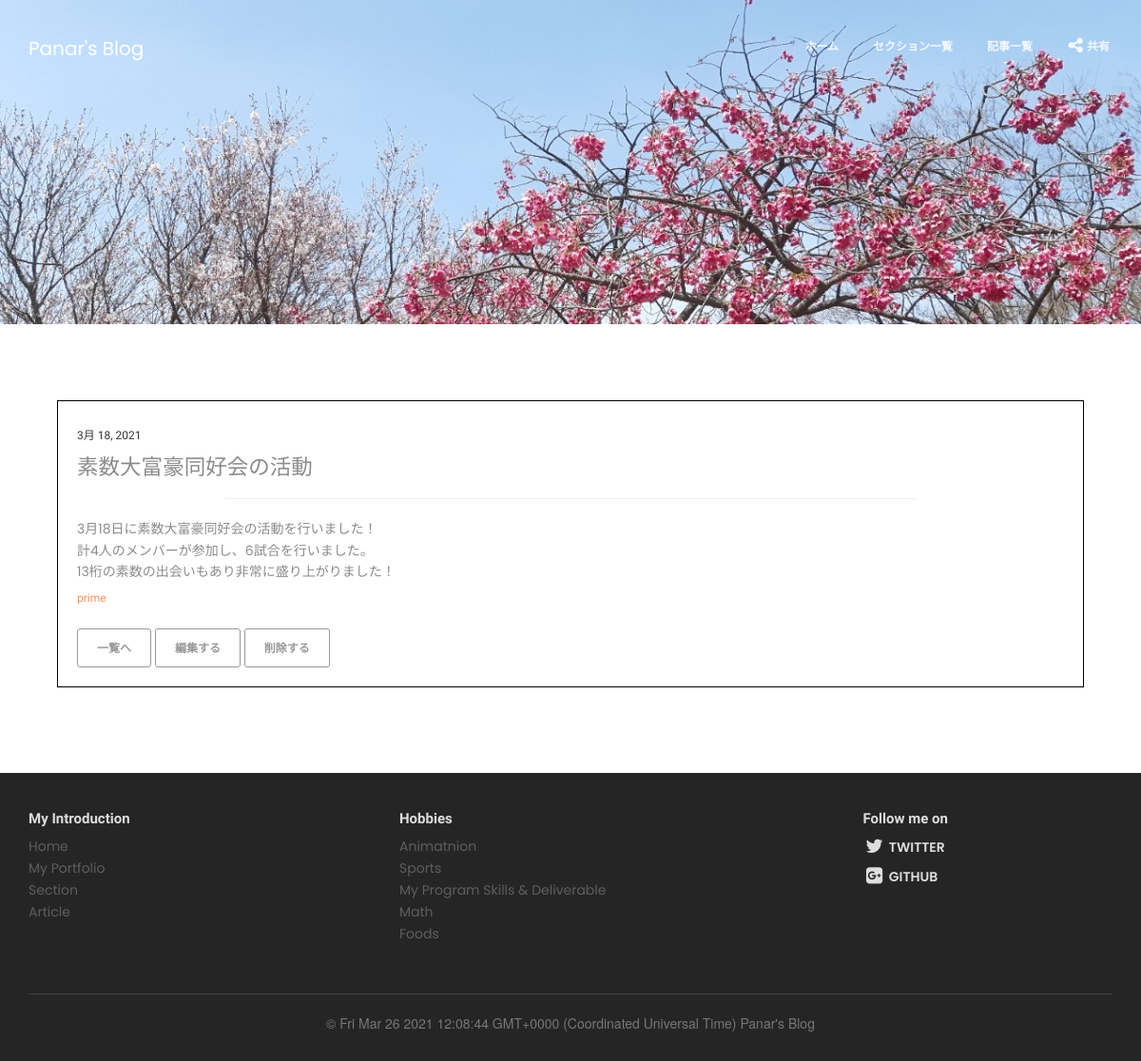
/detail/1, run on the app's committed database.
### blogpost/models.py (models this page shows, shortened)
class BlogModel(models.Model):
    title = models.CharField(max_length=100)
    content = MDTextField()
    postdate = models.DateField(auto_now_add=True)
    editdate = models.DateField(auto_now=True)
    category = models.CharField(
        max_length=50,
        choices = CATEGORY
    )

### blogpost/views.py (the view)
# urls.py: path('detail/<int:pk>', BlogDetail.as_view(), name='detail'),
class BlogDetail(DetailView):
    template_name = 'detail.html'
    model = BlogModel

### blogpost/templatetags/markdown_extras.py (called while the page is built)
@register.filter()
@stringfilter
def markdown(value):
    return md.markdown(value, extensions=['markdown.extensions.fenced_code'])

### templates/detail.html
{% extends 'base.html' %}
{% block header %}
  <img src="../static/img/桜.jpg" class="img-fluid" style="max-width: 100%; , height: auto; ">
{% endblock header %}
{% block content %}
    <div class="card card-blog card-plain" style="padding:5%;">
        <div class="content" style="padding:20px; border: solid 1px black;">
            <h6 class="card-date">{{object.postdate}}</h6>
            <a class="card-title"><h3>{{object.title}}</h3></a>
            <hr class="info" style="width:70%;">
            {% load markdown_extras %}
            <a class="card-title"><h4>{{object.content | markdown | safe | linebreaks | urlize}}</h4></a>
            <h6 class="card-category text-warning">{{object.category}}</h6>
            <a href="{% url 'home' %}#article" class="btn btn-primary">一覧へ</a>
            <a href="{% url 'update' object.pk %}" class="btn btn-primary">編集する</a>
            <a href="{% url 'delete' object.pk %}" class="btn btn-primary">削除する</a>
        </div>
    </div>
{% endblock content %}

### data on the page
BlogModel: postdate "3月 18, 2021", title "素数大富豪同好会の活動", content "3月18日に素数大富豪同好会の活動を行いました！ 計4人のメンバーが参加し、6試合を行いました。 13桁の素数の出会いもあり非常に盛り上がりました！", category "prime"
